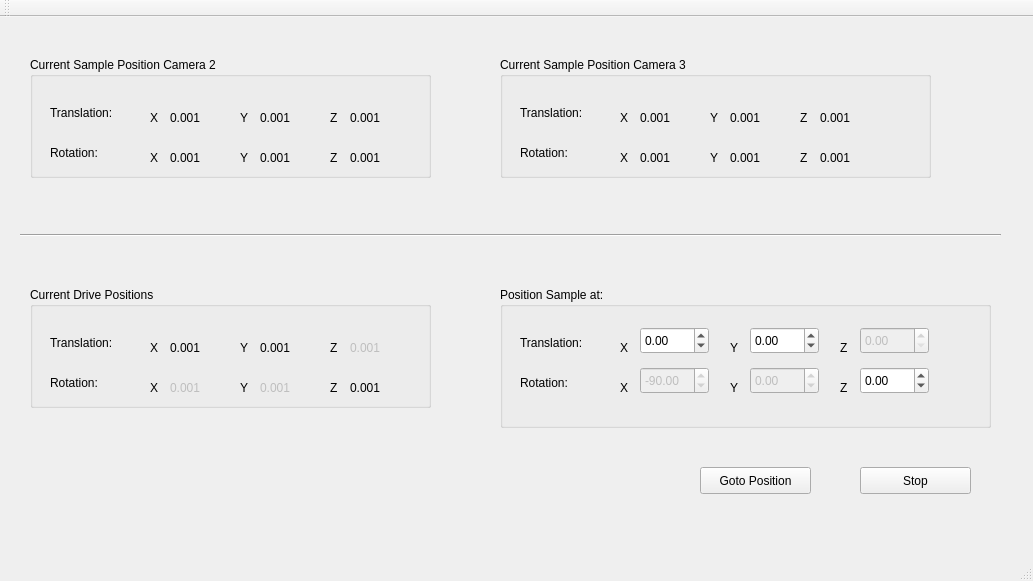
<?xml version="1.0" encoding="UTF-8"?>
<ui version="4.0">
 <class>VCUserInputWindow</class>
 <widget class="QMainWindow" name="VCUserInputWindow">
  <property name="geometry">
   <rect>
    <x>0</x>
    <y>0</y>
    <width>1033</width>
    <height>581</height>
   </rect>
  </property>
  <property name="windowTitle">
   <string>VCUserInputWindow</string>
  </property>
  <widget class="QWidget" name="centralWidget">
   <widget class="QGroupBox" name="groupBox">
    <property name="geometry">
     <rect>
      <x>30</x>
      <y>40</y>
      <width>401</width>
      <height>121</height>
     </rect>
    </property>
    <property name="title">
     <string>Current Sample Position Camera 2</string>
    </property>
    <widget class="QLabel" name="label">
     <property name="geometry">
      <rect>
       <x>20</x>
       <y>40</y>
       <width>91</width>
       <height>31</height>
      </rect>
     </property>
     <property name="text">
      <string>Translation:</string>
     </property>
    </widget>
    <widget class="QLabel" name="label_2">
     <property name="geometry">
      <rect>
       <x>20</x>
       <y>80</y>
       <width>91</width>
       <height>31</height>
      </rect>
     </property>
     <property name="text">
      <string>Rotation:</string>
     </property>
    </widget>
    <widget class="QLabel" name="XTlabel">
     <property name="geometry">
      <rect>
       <x>120</x>
       <y>50</y>
       <width>21</width>
       <height>21</height>
      </rect>
     </property>
     <property name="text">
      <string>X</string>
     </property>
    </widget>
    <widget class="QLabel" name="XTValLabel_c2">
     <property name="geometry">
      <rect>
       <x>140</x>
       <y>50</y>
       <width>67</width>
       <height>21</height>
      </rect>
     </property>
     <property name="text">
      <string>0.001</string>
     </property>
    </widget>
    <widget class="QLabel" name="YTValLabel_c2">
     <property name="geometry">
      <rect>
       <x>230</x>
       <y>50</y>
       <width>67</width>
       <height>21</height>
      </rect>
     </property>
     <property name="text">
      <string>0.001</string>
     </property>
    </widget>
    <widget class="QLabel" name="YTlabel">
     <property name="geometry">
      <rect>
       <x>210</x>
       <y>50</y>
       <width>16</width>
       <height>21</height>
      </rect>
     </property>
     <property name="text">
      <string>Y</string>
     </property>
    </widget>
    <widget class="QLabel" name="ZTValLabel_c2">
     <property name="geometry">
      <rect>
       <x>320</x>
       <y>50</y>
       <width>67</width>
       <height>21</height>
      </rect>
     </property>
     <property name="text">
      <string>0.001</string>
     </property>
    </widget>
    <widget class="QLabel" name="ZTlabel">
     <property name="geometry">
      <rect>
       <x>300</x>
       <y>50</y>
       <width>21</width>
       <height>21</height>
      </rect>
     </property>
     <property name="text">
      <string>Z</string>
     </property>
    </widget>
    <widget class="QLabel" name="XRValLabel_c2">
     <property name="geometry">
      <rect>
       <x>140</x>
       <y>90</y>
       <width>67</width>
       <height>21</height>
      </rect>
     </property>
     <property name="text">
      <string>0.001</string>
     </property>
    </widget>
    <widget class="QLabel" name="XRlabel">
     <property name="geometry">
      <rect>
       <x>120</x>
       <y>90</y>
       <width>21</width>
       <height>21</height>
      </rect>
     </property>
     <property name="text">
      <string>X</string>
     </property>
    </widget>
    <widget class="QLabel" name="YRValLabel_c2">
     <property name="geometry">
      <rect>
       <x>230</x>
       <y>90</y>
       <width>67</width>
       <height>21</height>
      </rect>
     </property>
     <property name="text">
      <string>0.001</string>
     </property>
    </widget>
    <widget class="QLabel" name="YRlabel">
     <property name="geometry">
      <rect>
       <x>210</x>
       <y>90</y>
       <width>21</width>
       <height>21</height>
      </rect>
     </property>
     <property name="text">
      <string>Y</string>
     </property>
    </widget>
    <widget class="QLabel" name="ZRValLabel_c2">
     <property name="geometry">
      <rect>
       <x>320</x>
       <y>90</y>
       <width>67</width>
       <height>21</height>
      </rect>
     </property>
     <property name="text">
      <string>0.001</string>
     </property>
    </widget>
    <widget class="QLabel" name="ZR_label">
     <property name="geometry">
      <rect>
       <x>300</x>
       <y>90</y>
       <width>21</width>
       <height>21</height>
      </rect>
     </property>
     <property name="text">
      <string>Z</string>
     </property>
    </widget>
   </widget>
   <widget class="QGroupBox" name="groupBox_4">
    <property name="geometry">
     <rect>
      <x>30</x>
      <y>270</y>
      <width>401</width>
      <height>121</height>
     </rect>
    </property>
    <property name="title">
     <string>Current Drive Positions</string>
    </property>
    <widget class="QLabel" name="label_5">
     <property name="geometry">
      <rect>
       <x>20</x>
       <y>40</y>
       <width>91</width>
       <height>31</height>
      </rect>
     </property>
     <property name="text">
      <string>Translation:</string>
     </property>
    </widget>
    <widget class="QLabel" name="label_6">
     <property name="geometry">
      <rect>
       <x>20</x>
       <y>80</y>
       <width>91</width>
       <height>31</height>
      </rect>
     </property>
     <property name="text">
      <string>Rotation:</string>
     </property>
    </widget>
    <widget class="QLabel" name="XTlabel_3">
     <property name="geometry">
      <rect>
       <x>120</x>
       <y>50</y>
       <width>21</width>
       <height>21</height>
      </rect>
     </property>
     <property name="text">
      <string>X</string>
     </property>
    </widget>
    <widget class="QLabel" name="XTValLabel_d1">
     <property name="geometry">
      <rect>
       <x>140</x>
       <y>50</y>
       <width>67</width>
       <height>21</height>
      </rect>
     </property>
     <property name="text">
      <string>0.001</string>
     </property>
    </widget>
    <widget class="QLabel" name="YTValLabel_d2">
     <property name="geometry">
      <rect>
       <x>230</x>
       <y>50</y>
       <width>67</width>
       <height>21</height>
      </rect>
     </property>
     <property name="text">
      <string>0.001</string>
     </property>
    </widget>
    <widget class="QLabel" name="YTlabel_3">
     <property name="geometry">
      <rect>
       <x>210</x>
       <y>50</y>
       <width>16</width>
       <height>21</height>
      </rect>
     </property>
     <property name="text">
      <string>Y</string>
     </property>
    </widget>
    <widget class="QLabel" name="ZTValLabel_3">
     <property name="enabled">
      <bool>false</bool>
     </property>
     <property name="geometry">
      <rect>
       <x>320</x>
       <y>50</y>
       <width>67</width>
       <height>21</height>
      </rect>
     </property>
     <property name="text">
      <string>0.001</string>
     </property>
    </widget>
    <widget class="QLabel" name="ZTlabel_3">
     <property name="geometry">
      <rect>
       <x>300</x>
       <y>50</y>
       <width>21</width>
       <height>21</height>
      </rect>
     </property>
     <property name="text">
      <string>Z</string>
     </property>
    </widget>
    <widget class="QLabel" name="XRValLabel_3">
     <property name="enabled">
      <bool>false</bool>
     </property>
     <property name="geometry">
      <rect>
       <x>140</x>
       <y>90</y>
       <width>67</width>
       <height>21</height>
      </rect>
     </property>
     <property name="text">
      <string>0.001</string>
     </property>
    </widget>
    <widget class="QLabel" name="XRlabel_3">
     <property name="geometry">
      <rect>
       <x>120</x>
       <y>90</y>
       <width>21</width>
       <height>21</height>
      </rect>
     </property>
     <property name="text">
      <string>X</string>
     </property>
    </widget>
    <widget class="QLabel" name="YRValLabel_3">
     <property name="enabled">
      <bool>false</bool>
     </property>
     <property name="geometry">
      <rect>
       <x>230</x>
       <y>90</y>
       <width>67</width>
       <height>21</height>
      </rect>
     </property>
     <property name="text">
      <string>0.001</string>
     </property>
    </widget>
    <widget class="QLabel" name="YRlabel_3">
     <property name="geometry">
      <rect>
       <x>210</x>
       <y>90</y>
       <width>21</width>
       <height>21</height>
      </rect>
     </property>
     <property name="text">
      <string>Y</string>
     </property>
    </widget>
    <widget class="QLabel" name="ZRValLabel_d3">
     <property name="geometry">
      <rect>
       <x>320</x>
       <y>90</y>
       <width>67</width>
       <height>21</height>
      </rect>
     </property>
     <property name="text">
      <string>0.001</string>
     </property>
    </widget>
    <widget class="QLabel" name="ZR_label_3">
     <property name="geometry">
      <rect>
       <x>300</x>
       <y>90</y>
       <width>21</width>
       <height>21</height>
      </rect>
     </property>
     <property name="text">
      <string>Z</string>
     </property>
    </widget>
   </widget>
   <widget class="Line" name="line">
    <property name="geometry">
     <rect>
      <x>20</x>
      <y>210</y>
      <width>981</width>
      <height>16</height>
     </rect>
    </property>
    <property name="orientation">
     <enum>Qt::Horizontal</enum>
    </property>
   </widget>
   <widget class="QPushButton" name="goto_button">
    <property name="geometry">
     <rect>
      <x>700</x>
      <y>450</y>
      <width>111</width>
      <height>27</height>
     </rect>
    </property>
    <property name="mouseTracking">
     <bool>true</bool>
    </property>
    <property name="text">
     <string>Goto Position</string>
    </property>
   </widget>
   <widget class="QGroupBox" name="groupBox_2">
    <property name="geometry">
     <rect>
      <x>500</x>
      <y>270</y>
      <width>491</width>
      <height>141</height>
     </rect>
    </property>
    <property name="title">
     <string>Position Sample at:</string>
    </property>
    <widget class="QLabel" name="label_15">
     <property name="geometry">
      <rect>
       <x>230</x>
       <y>50</y>
       <width>16</width>
       <height>21</height>
      </rect>
     </property>
     <property name="text">
      <string>Y</string>
     </property>
    </widget>
    <widget class="QLabel" name="label_16">
     <property name="geometry">
      <rect>
       <x>20</x>
       <y>80</y>
       <width>91</width>
       <height>31</height>
      </rect>
     </property>
     <property name="text">
      <string>Rotation:</string>
     </property>
    </widget>
    <widget class="QLabel" name="label_19">
     <property name="geometry">
      <rect>
       <x>340</x>
       <y>50</y>
       <width>21</width>
       <height>21</height>
      </rect>
     </property>
     <property name="text">
      <string>Z</string>
     </property>
    </widget>
    <widget class="QLabel" name="label_20">
     <property name="geometry">
      <rect>
       <x>20</x>
       <y>40</y>
       <width>91</width>
       <height>31</height>
      </rect>
     </property>
     <property name="text">
      <string>Translation:</string>
     </property>
    </widget>
    <widget class="QLabel" name="label_22">
     <property name="geometry">
      <rect>
       <x>120</x>
       <y>50</y>
       <width>21</width>
       <height>21</height>
      </rect>
     </property>
     <property name="text">
      <string>X</string>
     </property>
    </widget>
    <widget class="QDoubleSpinBox" name="xtrans_in">
     <property name="geometry">
      <rect>
       <x>140</x>
       <y>40</y>
       <width>69</width>
       <height>27</height>
      </rect>
     </property>
     <property name="minimum">
      <double>-8.000000000000000</double>
     </property>
     <property name="maximum">
      <double>9.000000000000000</double>
     </property>
     <property name="singleStep">
      <double>0.100000000000000</double>
     </property>
    </widget>
    <widget class="QDoubleSpinBox" name="ytrans_in">
     <property name="geometry">
      <rect>
       <x>250</x>
       <y>40</y>
       <width>69</width>
       <height>27</height>
      </rect>
     </property>
     <property name="minimum">
      <double>-9.000000000000000</double>
     </property>
     <property name="maximum">
      <double>8.000000000000000</double>
     </property>
     <property name="singleStep">
      <double>0.100000000000000</double>
     </property>
    </widget>
    <widget class="QDoubleSpinBox" name="ztrans_in">
     <property name="enabled">
      <bool>false</bool>
     </property>
     <property name="geometry">
      <rect>
       <x>360</x>
       <y>40</y>
       <width>69</width>
       <height>27</height>
      </rect>
     </property>
     <property name="minimum">
      <double>0.000000000000000</double>
     </property>
     <property name="value">
      <double>0.000000000000000</double>
     </property>
    </widget>
    <widget class="QDoubleSpinBox" name="yrot_in">
     <property name="enabled">
      <bool>false</bool>
     </property>
     <property name="geometry">
      <rect>
       <x>250</x>
       <y>80</y>
       <width>69</width>
       <height>27</height>
      </rect>
     </property>
     <property name="minimum">
      <double>-180.000000000000000</double>
     </property>
     <property name="maximum">
      <double>180.000000000000000</double>
     </property>
     <property name="singleStep">
      <double>0.100000000000000</double>
     </property>
    </widget>
    <widget class="QDoubleSpinBox" name="zrot_in">
     <property name="geometry">
      <rect>
       <x>360</x>
       <y>80</y>
       <width>69</width>
       <height>27</height>
      </rect>
     </property>
     <property name="toolTipDuration">
      <number>-1</number>
     </property>
     <property name="minimum">
      <double>-360.000000000000000</double>
     </property>
     <property name="maximum">
      <double>360.000000000000000</double>
     </property>
     <property name="singleStep">
      <double>0.100000000000000</double>
     </property>
    </widget>
    <widget class="QDoubleSpinBox" name="xrot_in">
     <property name="enabled">
      <bool>false</bool>
     </property>
     <property name="geometry">
      <rect>
       <x>140</x>
       <y>80</y>
       <width>69</width>
       <height>27</height>
      </rect>
     </property>
     <property name="minimum">
      <double>-180.000000000000000</double>
     </property>
     <property name="maximum">
      <double>180.000000000000000</double>
     </property>
     <property name="singleStep">
      <double>0.100000000000000</double>
     </property>
     <property name="value">
      <double>-90.000000000000000</double>
     </property>
    </widget>
    <widget class="QLabel" name="label_17">
     <property name="geometry">
      <rect>
       <x>230</x>
       <y>90</y>
       <width>16</width>
       <height>21</height>
      </rect>
     </property>
     <property name="text">
      <string>Y</string>
     </property>
    </widget>
    <widget class="QLabel" name="label_23">
     <property name="geometry">
      <rect>
       <x>120</x>
       <y>90</y>
       <width>21</width>
       <height>21</height>
      </rect>
     </property>
     <property name="text">
      <string>X</string>
     </property>
    </widget>
    <widget class="QLabel" name="label_21">
     <property name="geometry">
      <rect>
       <x>340</x>
       <y>90</y>
       <width>21</width>
       <height>21</height>
      </rect>
     </property>
     <property name="text">
      <string>Z</string>
     </property>
    </widget>
   </widget>
   <widget class="QPushButton" name="stop_button">
    <property name="geometry">
     <rect>
      <x>860</x>
      <y>450</y>
      <width>111</width>
      <height>27</height>
     </rect>
    </property>
    <property name="text">
     <string>Stop</string>
    </property>
   </widget>
   <widget class="QGroupBox" name="groupBox_3">
    <property name="geometry">
     <rect>
      <x>500</x>
      <y>40</y>
      <width>431</width>
      <height>121</height>
     </rect>
    </property>
    <property name="title">
     <string>Current Sample Position Camera 3</string>
    </property>
    <widget class="QLabel" name="label_3">
     <property name="geometry">
      <rect>
       <x>20</x>
       <y>40</y>
       <width>91</width>
       <height>31</height>
      </rect>
     </property>
     <property name="text">
      <string>Translation:</string>
     </property>
    </widget>
    <widget class="QLabel" name="label_4">
     <property name="geometry">
      <rect>
       <x>20</x>
       <y>80</y>
       <width>91</width>
       <height>31</height>
      </rect>
     </property>
     <property name="text">
      <string>Rotation:</string>
     </property>
    </widget>
    <widget class="QLabel" name="XTlabel_2">
     <property name="geometry">
      <rect>
       <x>120</x>
       <y>50</y>
       <width>21</width>
       <height>21</height>
      </rect>
     </property>
     <property name="text">
      <string>X</string>
     </property>
    </widget>
    <widget class="QLabel" name="XTValLabel_c3">
     <property name="geometry">
      <rect>
       <x>140</x>
       <y>50</y>
       <width>67</width>
       <height>21</height>
      </rect>
     </property>
     <property name="text">
      <string>0.001</string>
     </property>
    </widget>
    <widget class="QLabel" name="YTValLabel_c3">
     <property name="geometry">
      <rect>
       <x>230</x>
       <y>50</y>
       <width>67</width>
       <height>21</height>
      </rect>
     </property>
     <property name="text">
      <string>0.001</string>
     </property>
    </widget>
    <widget class="QLabel" name="YTlabel_2">
     <property name="geometry">
      <rect>
       <x>210</x>
       <y>50</y>
       <width>16</width>
       <height>21</height>
      </rect>
     </property>
     <property name="text">
      <string>Y</string>
     </property>
    </widget>
    <widget class="QLabel" name="ZTValLabel_c3">
     <property name="geometry">
      <rect>
       <x>320</x>
       <y>50</y>
       <width>67</width>
       <height>21</height>
      </rect>
     </property>
     <property name="text">
      <string>0.001</string>
     </property>
    </widget>
    <widget class="QLabel" name="ZTlabel_2">
     <property name="geometry">
      <rect>
       <x>300</x>
       <y>50</y>
       <width>21</width>
       <height>21</height>
      </rect>
     </property>
     <property name="text">
      <string>Z</string>
     </property>
    </widget>
    <widget class="QLabel" name="XRValLabel_c3">
     <property name="geometry">
      <rect>
       <x>140</x>
       <y>90</y>
       <width>67</width>
       <height>21</height>
      </rect>
     </property>
     <property name="text">
      <string>0.001</string>
     </property>
    </widget>
    <widget class="QLabel" name="XRlabel_2">
     <property name="geometry">
      <rect>
       <x>120</x>
       <y>90</y>
       <width>21</width>
       <height>21</height>
      </rect>
     </property>
     <property name="text">
      <string>X</string>
     </property>
    </widget>
    <widget class="QLabel" name="YRValLabel_c3">
     <property name="geometry">
      <rect>
       <x>230</x>
       <y>90</y>
       <width>67</width>
       <height>21</height>
      </rect>
     </property>
     <property name="text">
      <string>0.001</string>
     </property>
    </widget>
    <widget class="QLabel" name="YRlabel_2">
     <property name="geometry">
      <rect>
       <x>210</x>
       <y>90</y>
       <width>21</width>
       <height>21</height>
      </rect>
     </property>
     <property name="text">
      <string>Y</string>
     </property>
    </widget>
    <widget class="QLabel" name="ZRValLabel_c3">
     <property name="geometry">
      <rect>
       <x>320</x>
       <y>90</y>
       <width>67</width>
       <height>21</height>
      </rect>
     </property>
     <property name="text">
      <string>0.001</string>
     </property>
    </widget>
    <widget class="QLabel" name="ZR_label_2">
     <property name="geometry">
      <rect>
       <x>300</x>
       <y>90</y>
       <width>21</width>
       <height>21</height>
      </rect>
     </property>
     <property name="text">
      <string>Z</string>
     </property>
    </widget>
   </widget>
  </widget>
  <widget class="QMenuBar" name="menuBar">
   <property name="geometry">
    <rect>
     <x>0</x>
     <y>0</y>
     <width>1033</width>
     <height>25</height>
    </rect>
   </property>
  </widget>
  <widget class="QToolBar" name="mainToolBar">
   <attribute name="toolBarArea">
    <enum>TopToolBarArea</enum>
   </attribute>
   <attribute name="toolBarBreak">
    <bool>false</bool>
   </attribute>
  </widget>
  <widget class="QStatusBar" name="statusBar"/>
 </widget>
 <layoutdefault spacing="6" margin="11"/>
 <resources/>
 <connections/>
</ui>
